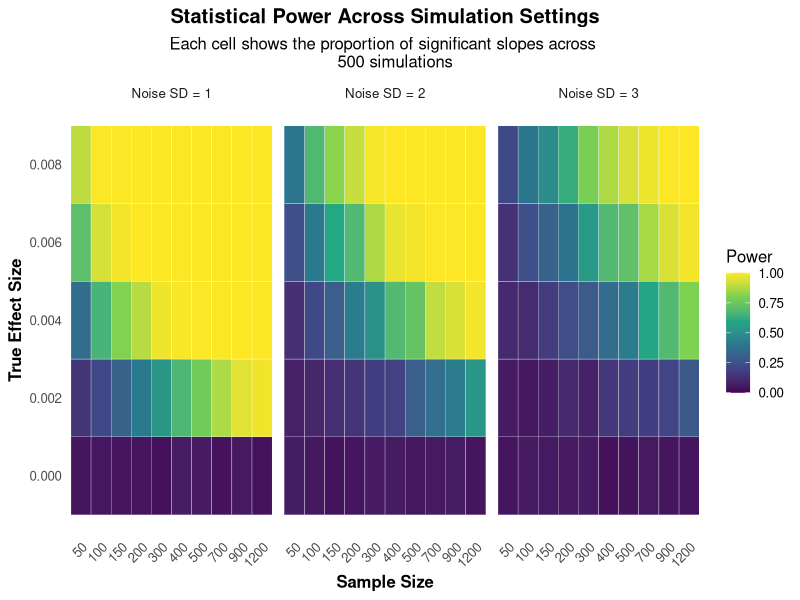
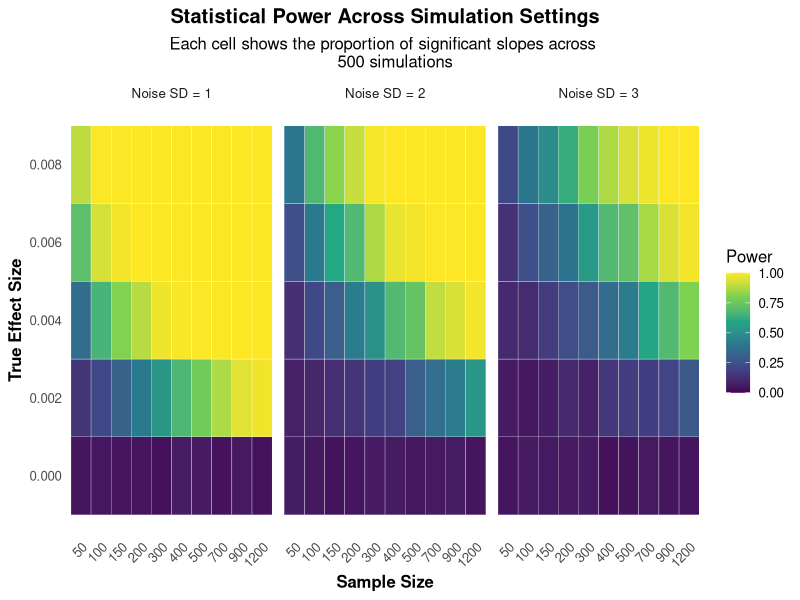

Write R code to recreate these figures, in order.
# VTPEH 6270 – Simulation Study
# Goal: Examine statistical power across different
# sample sizes, effect sizes, and noise levels.

# Create output folder if not exists
if(!dir.exists("output")){
  dir.create("output")
}

# Install packages if not exists
packages <- c("tidyverse", "ggplot2")

for(p in packages){
  if(!require(p, character.only = TRUE)){
    install.packages(p)
    library(p, character.only = TRUE)
  }
}

library(tidyverse)
library(ggplot2)
set.seed(123)

# Parameter settings
sample_sizes = c(50, 100, 150, 200, 300, 400, 500, 700, 900, 1200)
effect_sizes = seq(0, 0.008, 0.002)
noise_levels = c(1, 2, 3)
n_rep = 500

# Simulation function
simulate_dataset = function(n, beta, noise_sd) {
  # Simulate dietary intake
  x = rnorm(n, mean = 250, sd = 60)
  # Generate depression score
  # Baseline depression level set around 8 to mimic realistic PHQ-9 scores
  y = 8 + beta * x + rnorm(n, 0, noise_sd)
  # Restrict depression score to PHQ-9 range
  y[y < 0] = 0
  y[y > 27] = 27
  model = lm(y ~ x)
  # Extract p value for slope
  p_value = summary(model)$coefficients[2, 4]  
  
  return(p_value)
}

# Run simulation
results = expand.grid(
  sample_size = sample_sizes,
  effect_size = effect_sizes,
  noise_sd = noise_levels,
  rep = 1:n_rep
)

results$p_value = NA
results$significant = NA

for(i in 1:nrow(results)){
  results$p_value[i] = simulate_dataset(
    results$sample_size[i],
    results$effect_size[i],
    results$noise_sd[i]
  )  
  results$significant[i] = results$p_value[i] < 0.05
}

# Summarize power
df_power = results %>%
  group_by(effect_size, sample_size, noise_sd) %>%
  summarise(
    power = mean(significant),
    .groups = "drop"
  )

# Prepare for plotting
df_power$sample_size = factor(
  df_power$sample_size,
  levels = c(50,100,150,200,300,400,500,700,900,1200)
)

# Heatmap
ggplot(df_power,
       aes(x = sample_size,
           y = effect_size,
           fill = power)) +
  geom_tile(color = "white") +
  facet_wrap(~noise_sd, nrow = 1,
             labeller = labeller(noise_sd = 
                                   function(x) paste("Noise SD =", x))) +
  scale_fill_viridis_c(limits = c(0, 1)) +
  scale_y_continuous(
    breaks = seq(0,0.008,0.002)
  ) +
  labs(
    title = "Statistical Power Across Simulation Settings",
    subtitle = "Each cell shows the proportion of significant slopes across 
    500 simulations",
    x = "Sample Size",
    y = "True Effect Size",
    fill = "Power"
  ) +
  theme_minimal(base_size = 12) +
  theme(
    plot.title = element_text(face = "bold", hjust = 0.5),
    plot.subtitle = element_text(hjust = 0.5),
    axis.title = element_text(face = "bold"),
    axis.text.x = element_text(angle = 45, hjust = 1),
    panel.grid = element_blank()
  )

ggsave(
  "output/power_heatmap.png",
  width = 10,
  height = 5,
  dpi = 300
)
